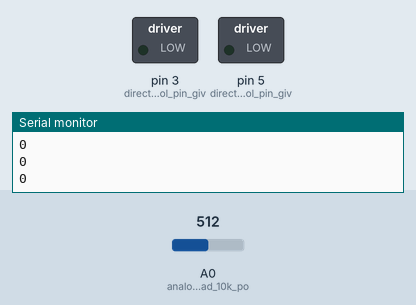
Recording of a sketch running on a simulated Arduino Uno, built with avr-gcc and run on an emulated ATmega328P. Shown: switched loads named in the sketch (green lamp = pin HIGH), the last lines printed to the serial monitor. The inputs (shaded band) are chosen by the test bench; at power-on: A0 (analog_pin_to_read_10k_po) = 512.

Above: at 1.2 s.
1.3 s: A0 (analog_pin_to_read_10k_po) set to 597
2.8 s: A0 (analog_pin_to_read_10k_po) set to 622
At 4.0 s:
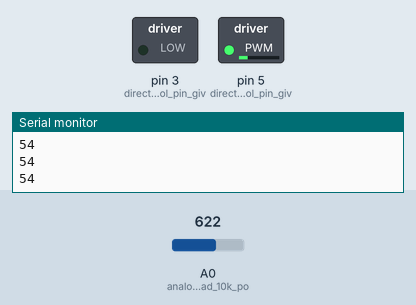
4.3 s: A0 (analog_pin_to_read_10k_po) set to 716
At 5.4 s:
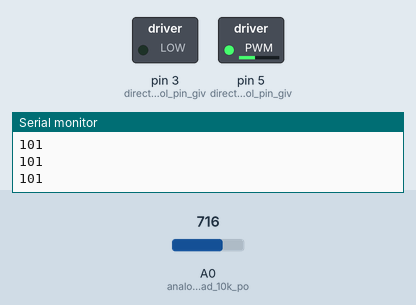
5.8 s: A0 (analog_pin_to_read_10k_po) set to 900
At 6.6 s:
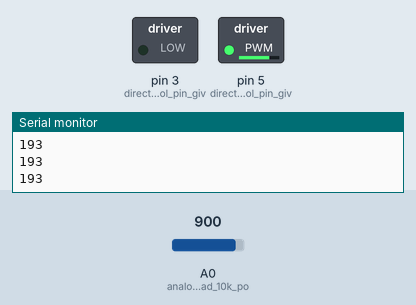
7.3 s: A0 (analog_pin_to_read_10k_po) set to 306
At 7.7 s:
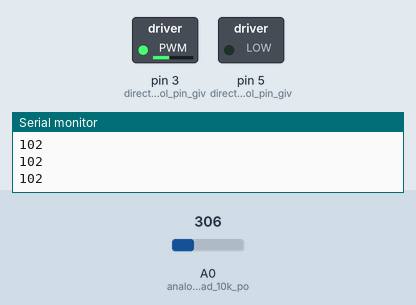
8.8 s: A0 (analog_pin_to_read_10k_po) set to 122
At 9.9 s:
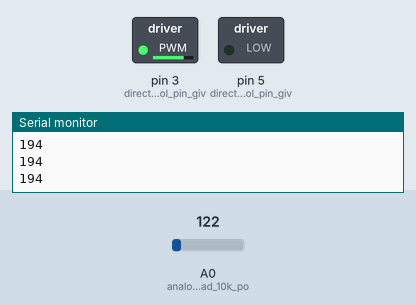
Timing chart, 0 to 11.3 s (numbered marks = the images above; inputs shaded):
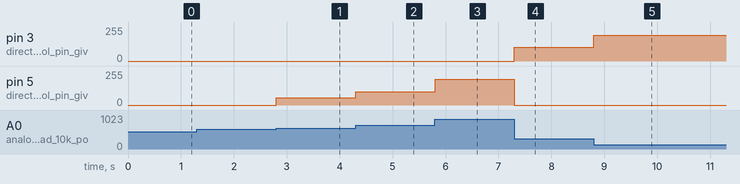

The sketch:

motor_direction_control.ino
```cpp
void setup() {
  Serial.begin(9600);
  pinMode(3,OUTPUT); // direction control pin given to IN1 of L298N driver
  pinMode(5,OUTPUT); // direction control pin given to IN2 of L298N driver
  pinMode(A0,INPUT);  // analog pin to read 10k potentiometer ouput
}

void loop() {
  int s=analogRead(A0); // read 10k potentiometer output
  int z = 0;
  if (s < 512) {
    int z=map(512-s,0,512,0,255);
    analogWrite(5,0); // disable anticlockwise rotation of dc motor shaft
    if (z>50){
    analogWrite(3,z); // drive the motor in clockwise direction
    }
    Serial.println(z);
  }
  else {
    int z=map(s-512,0,512,0,255);
    analogWrite(3,0); // disable clockwise rotation of dc motor shaft
    if (z>50){
    analogWrite(5,z); // drive the motor in anticlockwise direction
    }
    Serial.println(z);
  }
}
```

Measured:
- the behaviour switches between 614 and 615 on A0 (analog_pin_to_read_10k_po) (found by bisection; images 0 and 1)
- after the input at 2.8 s, pin 5 (direction_control_pin_giv): 0/255 → 54/255 at once
- after the input at 4.3 s, pin 5 (direction_control_pin_giv): 54/255 → 101/255 at once
- after the input at 5.8 s, pin 5 (direction_control_pin_giv): 101/255 → 193/255 at once
- after the input at 7.3 s, pin 3 (direction_control_pin_giv): 0/255 → 102/255 at once; pin 5 (direction_control_pin_giv): 193/255 → 0/255 at once
- after the input at 8.8 s, pin 3 (direction_control_pin_giv): 102/255 → 194/255 at once
